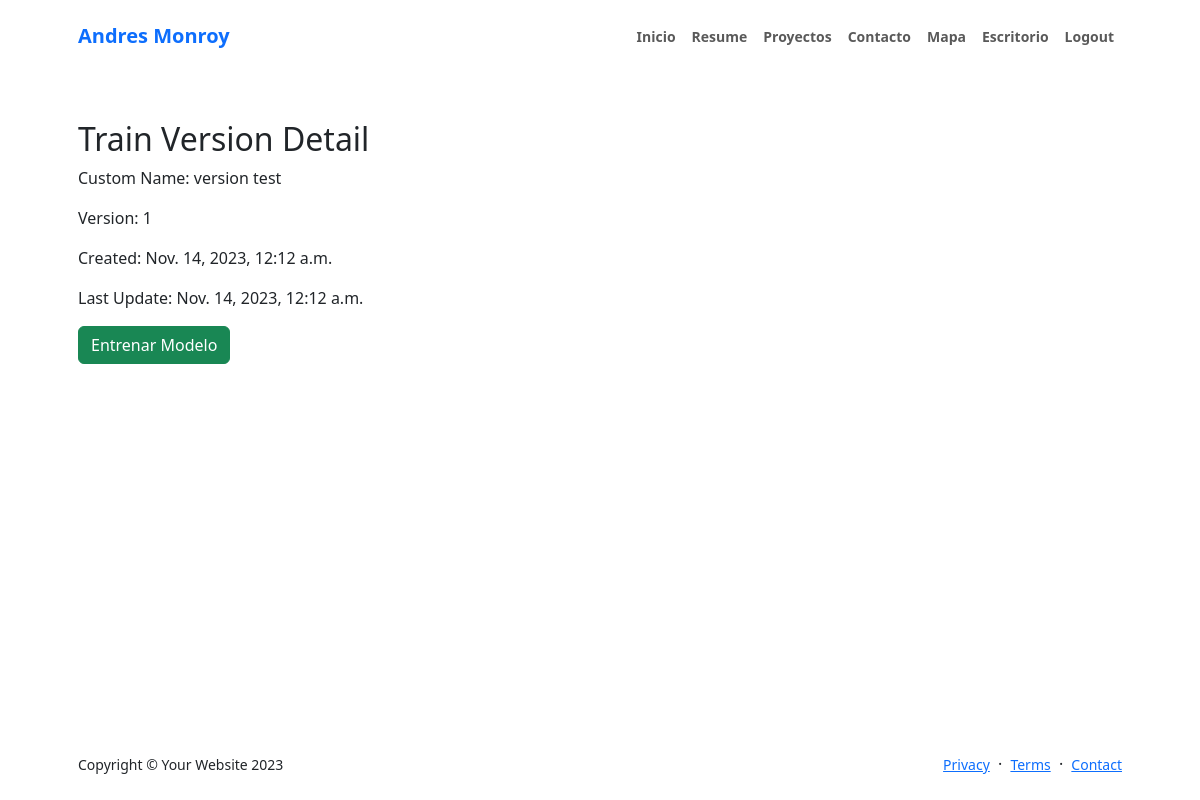
Screenshot of /train_version/1/ (signed in) with the database file from the repository.
### apps/users/models.py (models this page shows, shortened)
class TrainVersion(models.Model):
    custom_name = models.CharField(max_length=90)
    version = models.CharField(max_length=100)
    created = models.DateTimeField(auto_now_add=True)
    last_update = models.DateTimeField(auto_now=True)
    trained = models.BooleanField(default=False)
    loss = models.FloatField(null=True, blank=True)  # New field to store the loss value

### apps/users/views.py (the view)
# urls.py: path('train_version/<int:train_version_id>/', views.train_version_detail, name='train_version_detail'), #Vista por modelo
@login_required
def train_version_detail(request, train_version_id):
    train_version = get_object_or_404(TrainVersion, pk=train_version_id)
    return render(request, 'train_version_detail.html', {'train_version': train_version})

### apps/users/templates/train_version_detail.html (shortened to what this page needs)
{% extends "layouts/base.html" %}
{% load static %}
{% block content %}
    <section class="py-5">
        <div class="container px-3 px-md-5">
            <h2>Train Version Detail</h2>
            <p>Custom Name: {{ train_version.custom_name }}</p>
            <p>Version: {{ train_version.version }}</p>
            <p>Created: {{ train_version.created }}</p>
            <p>Last Update: {{ train_version.last_update }}</p>
            {% if not train_version.trained %}
            <form id="trainForm" method="post">
                <div class="form-group mt-3">
                    <button type="submit" class="btn btn-success">Entrenar Modelo</button>
                </div>
            </form>
            {% endif %}
        </div>
    </section>
{% endblock %}

### rows the page displays
TrainVersion: custom_name "version test", version "1", created "Nov. 14, 2023, 12:12 a.m.", last_update "Nov. 14, 2023, 12:12 a.m."
